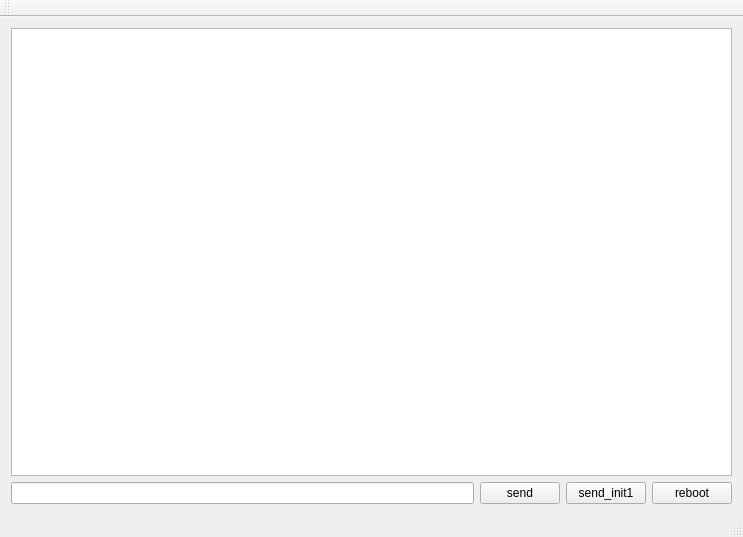
<?xml version="1.0" encoding="UTF-8"?>
<ui version="4.0">
 <class>MainWindow</class>
 <widget class="QMainWindow" name="MainWindow">
  <property name="geometry">
   <rect>
    <x>0</x>
    <y>0</y>
    <width>743</width>
    <height>537</height>
   </rect>
  </property>
  <property name="windowTitle">
   <string>MainWindow</string>
  </property>
  <widget class="QWidget" name="centralWidget">
   <layout class="QVBoxLayout" name="verticalLayout">
    <item>
     <widget class="QTextEdit" name="textEdit">
      <property name="readOnly">
       <bool>true</bool>
      </property>
     </widget>
    </item>
    <item>
     <layout class="QHBoxLayout" name="horizontalLayout">
      <item>
       <widget class="QLineEdit" name="lineEdit"/>
      </item>
      <item>
       <widget class="QPushButton" name="pushButton_2">
        <property name="text">
         <string>send</string>
        </property>
       </widget>
      </item>
      <item>
       <widget class="QPushButton" name="init1Button">
        <property name="text">
         <string>send_init1</string>
        </property>
       </widget>
      </item>
      <item>
       <widget class="QPushButton" name="rebootButton">
        <property name="text">
         <string>reboot</string>
        </property>
       </widget>
      </item>
     </layout>
    </item>
   </layout>
  </widget>
  <widget class="QMenuBar" name="menuBar">
   <property name="geometry">
    <rect>
     <x>0</x>
     <y>0</y>
     <width>743</width>
     <height>31</height>
    </rect>
   </property>
  </widget>
  <widget class="QToolBar" name="mainToolBar">
   <attribute name="toolBarArea">
    <enum>TopToolBarArea</enum>
   </attribute>
   <attribute name="toolBarBreak">
    <bool>false</bool>
   </attribute>
  </widget>
  <widget class="QStatusBar" name="statusBar"/>
 </widget>
 <layoutdefault spacing="6" margin="11"/>
 <resources/>
 <connections>
  <connection>
   <sender>lineEdit</sender>
   <signal>returnPressed()</signal>
   <receiver>pushButton_2</receiver>
   <slot>click()</slot>
   <hints>
    <hint type="sourcelabel">
     <x>467</x>
     <y>478</y>
    </hint>
    <hint type="destinationlabel">
     <x>539</x>
     <y>478</y>
    </hint>
   </hints>
  </connection>
 </connections>
</ui>
